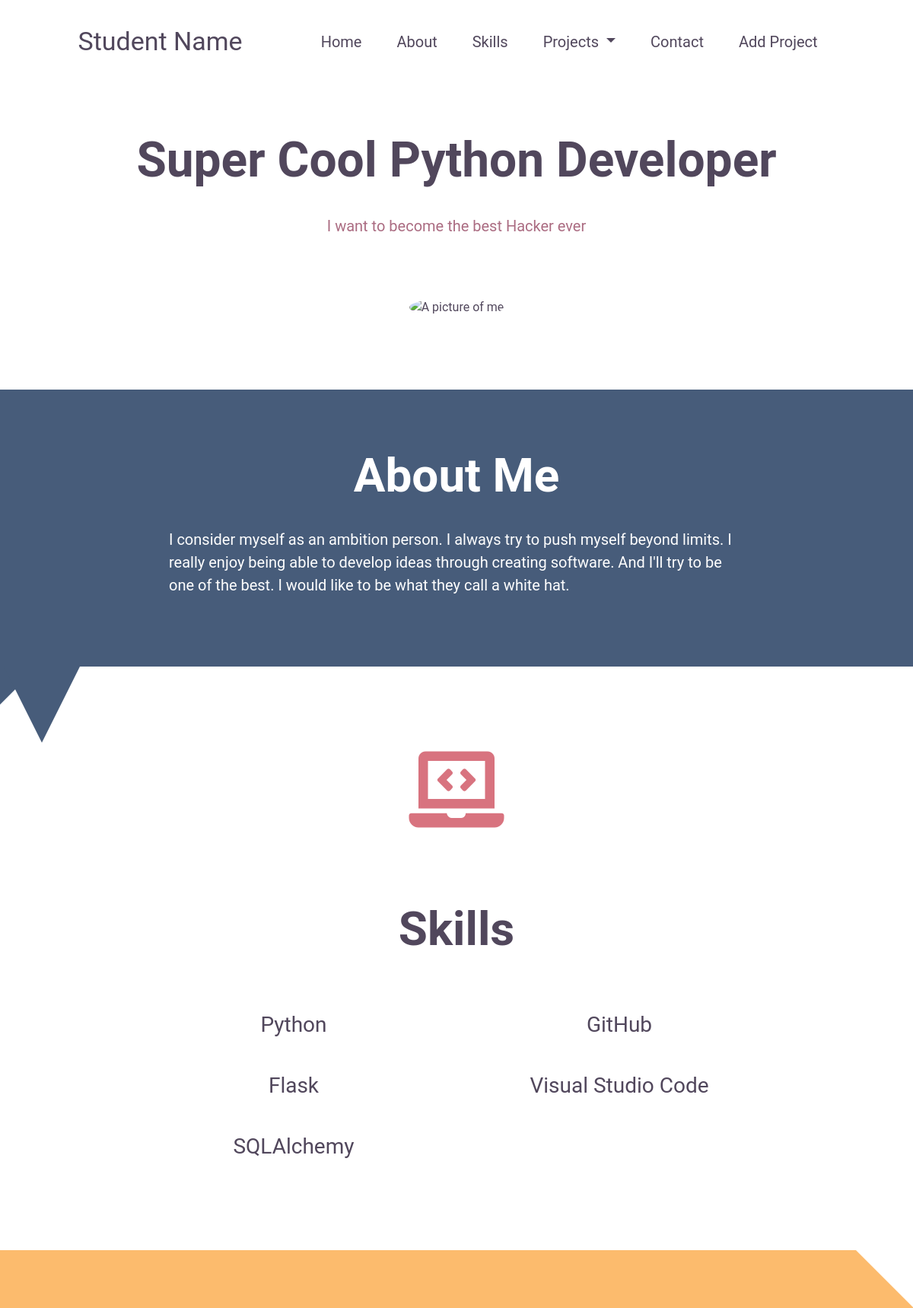
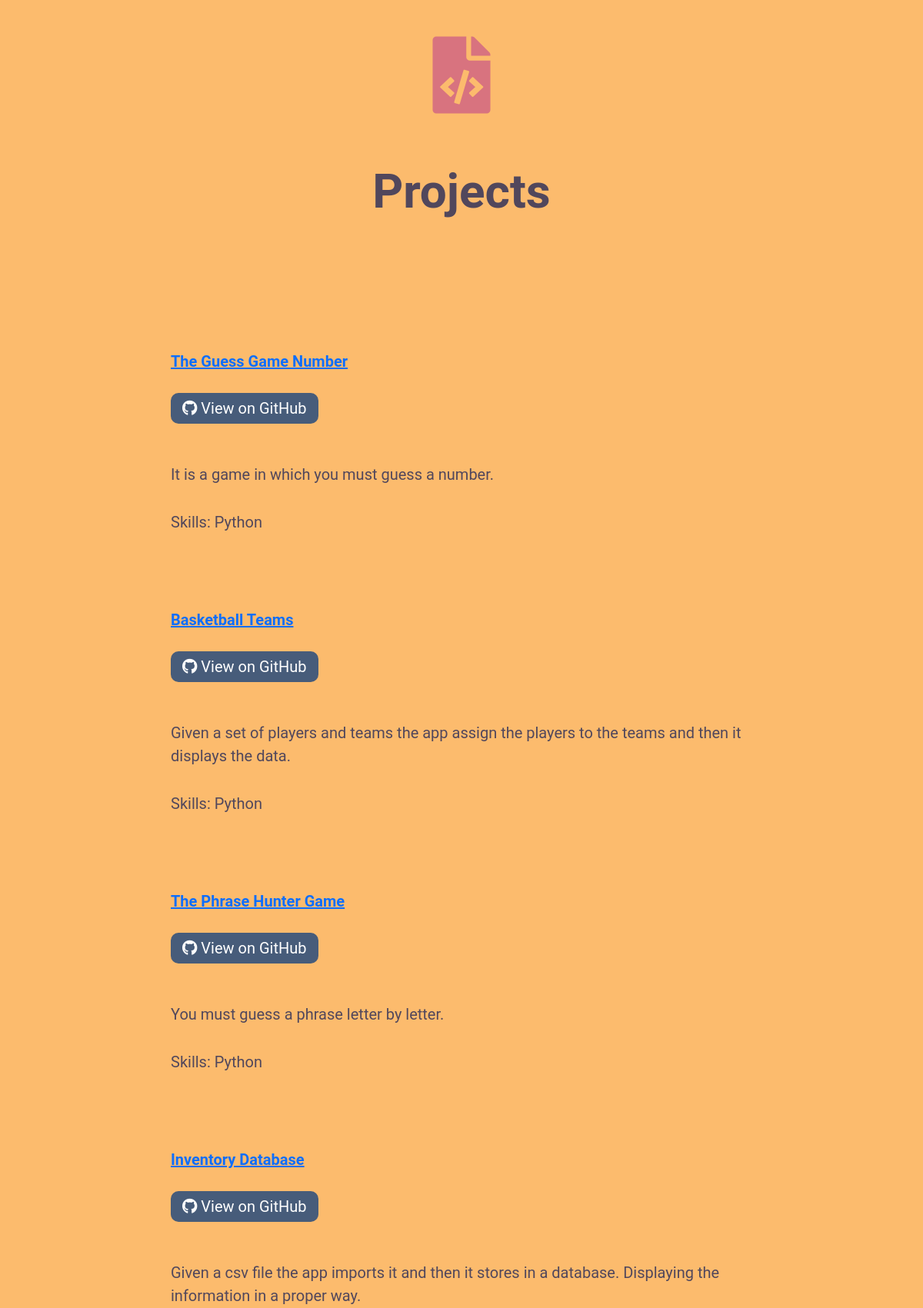
The page / (upper part) on the database its author committed (2 pictures, top to bottom).
### models.py (models this page shows, shortened)
class Project(db.Model):
    id = db.Column(db.Integer, primary_key=True)
    title = db.Column('Title', db.String())
    date = db.Column('Created', db.DateTime, default=datetime.datetime.now)
    description = db.Column('Description', db.Text())
    skills = db.Column('Skills Practiced', db.Text())
    github = db.Column('Github Link', db.String())
    main_app = db.Column('Main App', db.Text())
    extra_file01 = db.Column('Extra File 01', db.Text())
    extra_file02 = db.Column('Extra File 02', db.Text())
    extra_file03 = db.Column('Extra File 03', db.Text())

### app.py (the view)
@app.route('/')
def index():
    projects = Project.query.all()
    return render_template('index.html', projects=projects)

### Templates/index.html (shortened to what this page needs)
{% extends 'layout.html' %}
{% block content %}
        <section class="header">
            <h1>Super Cool Python Developer</h1>
            <p>I want to become the best Hacker ever</p>
            <img src="DARK SIDE.jpg" alt="A picture of me">
        </section>
        <section id="about">
            <h2>About Me</h2>
            <p>
                I consider myself as an ambition person. I always try to push myself beyond limits.
                I really enjoy being able to develop ideas through creating software. And I'll try to be
                one of the best. I would like to be what they call a white hat.
            </p>
            <div id="triangle1"></div>
            <div id="triangle2"></div>
        </section>
        <section id="skills">
            <i class="fas fa-laptop-code"></i>
            <h2>Skills</h2>
            <ul>
                <li>Python</li>
                <li>Flask</li>
                <li>SQLAlchemy</li>
                <li>GitHub</li>
                <li>Visual Studio Code</li>
            </ul>
        </section>
        <section id="projects">
            <div id="triangle3"></div>
            <i class="fas fa-file-code"></i>
            <h2>Projects</h2><br>
            <div id="project-list">
                {% for project in projects %}
                    <div id="project1" class="a-project">
                        <h3><a href="{{ url_for('detail', id=project.id) }}">{{ project.title }}</a></h3>
                        <a href="{{ project.github }}" class="github-btn">
                            <i class="fab fa-github"></i>
                            View on GitHub
                        </a><br>
                        <br><p>
                            {{ project.description }}
                        </p>
                        <p>
                            Skills: {{ project.skills }}
                        </p>
                    </div>
                {% endfor %}
            </div>
        </section>
{% endblock %}

### CSS/styles.css (style rules this page uses)
:root { --primary-text: #51475c; --secondary-text: #ab6c82; --primary: #475c7a; --secondary: #fcbb6d; --accent: #d8737f; --white: #fff; }
* { font-family: 'Roboto', Arial, Helvetica, sans-serif; color: var(--primary-text); }
p, li, a { font-size: 20px; }
h2 { font-size: 30px; font-weight: bold; }
h3 { font-size: 25px; font-weight: bold; }
body { overflow-x: hidden; }
.header { margin-left: 5%; margin-right: 5%; margin-top: 5rem; text-align: center; }
.header h1 { font-size: 32px; font-weight: bold; }
.header p { font-size: 20px; color: var(--secondary-text); }
.header img { height: 180px; width: 180px; border-radius: 100%; object-fit: cover; margin-bottom: 6rem; margin-top: 4rem; }
#about { text-align: center; background-color: var(--primary); padding: 5%; position: relative; }
#triangle1 { display: inline-block; width: 0; height: 0; border-left: 50px solid var(--primary); border-bottom: 50px solid transparent; position: absolute; bottom: -50px; left: 0; }
#triangle2 { display: inline-block; width: 0; height: 0; border-left: 50px solid transparent; border-right: 50px solid transparent; border-top: 100px solid var(--primary); position: absolute; bottom: -100px; left: 5px; }
#about h2, #about p { color: var(--white); margin: auto; }
#about h2 { margin-top: 1rem; margin-bottom: 2rem; }
#about p { text-align: left; margin-bottom: 2rem; }
#skills { margin-top: 7rem; text-align: center; }
#skills .fas { color: var(--accent); font-size: 34px; margin-bottom: 2rem; }
#skills h2 { margin-bottom: 3rem; }
#skills ul { padding: 0%; margin-bottom: 6rem; }
#skills li { list-style-type: none; line-height: 50px; }
#projects { background-color: var(--secondary); position: relative; text-align: center; padding: 5%; }
#triangle3 { position: absolute; width: 0; height: 0; border-top: 75px solid var(--white); border-left: 75px solid transparent; right: 0; top: 0; }
#projects .fas { font-size: 34px; margin-bottom: 2rem; margin-top: 4rem; color: var(--accent); }
#projects .a-project { text-align: left; margin-left: 5%; margin-right: 5%; }
#projects .a-project h3 { margin-bottom: 2rem; margin-top: 3rem; }
.github-btn { border-radius: 10px; background-color: var(--primary); padding: 8px 15px; color: var(--white); text-decoration: none; }
.github-btn i { color: var(--white); }
#projects .a-project p { margin-top: 2rem; }
@media (min-width: 992px) { h2 { font-size: 62px; } }
@media (min-width: 992px) { .header h1 { font-size: 64px; margin-bottom: 2rem; } }
@media (min-width: 992px) { .header img { height: 320px; width: 320px; } }
@media (min-width: 992px) { #about, #projects, #contact, #about-page { padding: 5% 15%; } }
@media (min-width: 992px) { #about p { padding-left: 5%; padding-right: 5%; } }
@media (min-width: 992px) { #skills .fas, #projects .fa-file-code, #contact .fa-paper-plane { font-size: 100px; margin-bottom: 4rem; } }
@media (min-width: 992px) { #skills .fas { margin-bottom: 6rem; } }
@media (min-width: 992px) { #skills ul { -webkit-column-count: 2; -moz-column-count: 2; column-count: 2; margin-left: 15%; margin-right: 15%; } }
@media (min-width: 1200px) { #skills li { font-size: 28px; line-height: 80px; } }
@media (min-width: 1200px) { #projects h2 { margin-bottom: 6rem; } }
@media (min-width: 1200px) { #projects .a-project { margin-bottom: 6rem; } }

### rows shown on the page
Project: title "The Guess Game Number", description "It is a game in which you must guess a number.", skills "Python"
Project: title "Basketball Teams", description "Given a set of players and teams the app assign the players to the teams and then it displays the data.", skills "Python"
Project: title "The Phrase Hunter Game", description "You must guess a phrase letter by letter.", skills "Python"
Project: title "Inventory Database", description "Given a csv file the app imports it and then it stores in a database. Displaying the information in a proper way."
